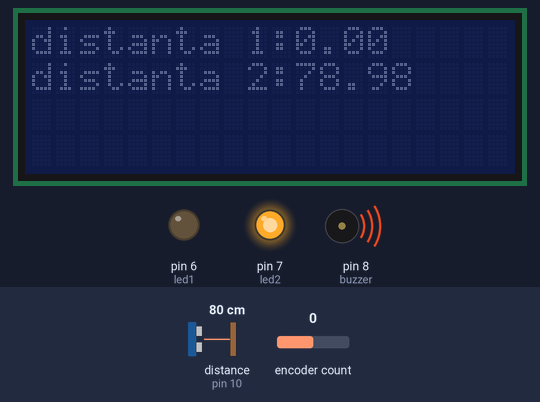
Bench run of a sketch on a simulated Arduino Uno, built with avr-gcc and run on an emulated ATmega328P. On the bench: 20×4 character LCD, output pins drawn as LEDs (lit = HIGH), buzzer (waves = sounding, pin HIGH). Wiring (inferred from the names in the program): ultrasonic range finder: trigger pin 9; echo pin 10. Inputs (shaded band) come from the test bench; at power-on: distance to the obstacle (sensor on pin 10) 80 cm, encoder count 0. The echo pulse lasts 58.3 µs per cm; pins used as bus, display or sensor lines are not drawn.

Above: at 1.2 s.
1.3 s: distance to the obstacle (sensor on pin 10) set to 2 cm
At 2.5 s:
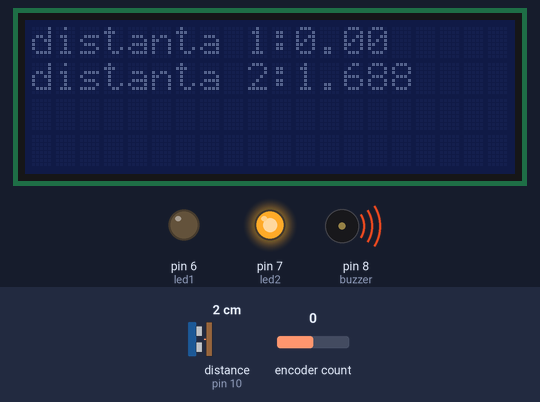
4.1 s: encoder count set to 1
At 5.1 s:
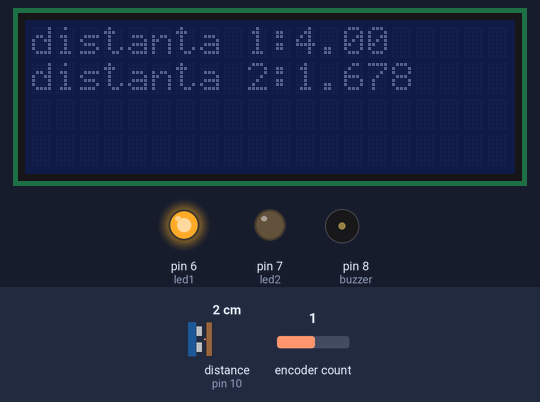
7.1 s: distance to the obstacle (sensor on pin 10) set to 4 cm
At 8.07 s:
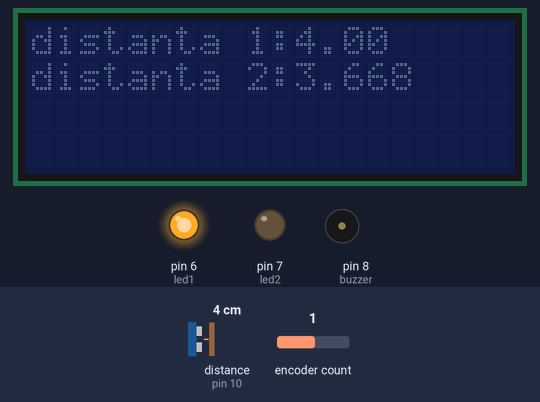
9.7 s: encoder count set to 2
At 10.9 s:
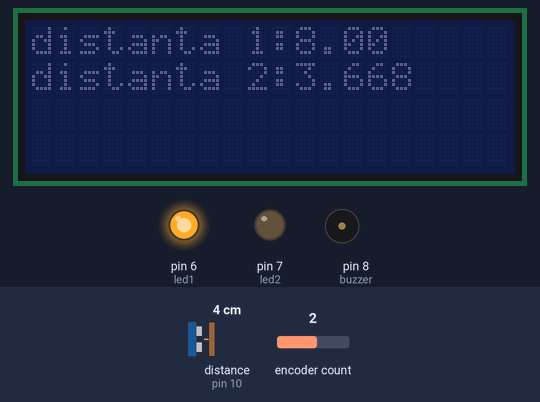
11.5 s: distance to the obstacle (sensor on pin 10) set to 7 cm
At 13.3 s:
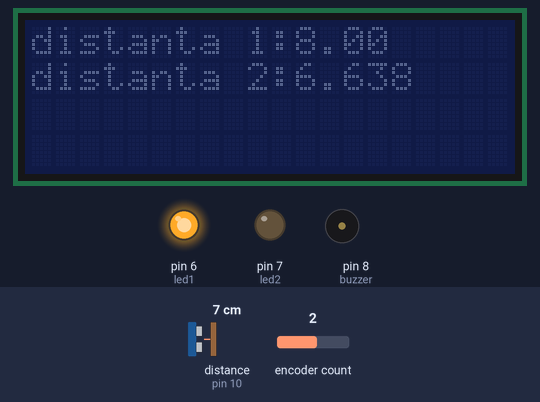
13.6 s: distance to the obstacle (sensor on pin 10) set to 10 cm
At 15.4 s:
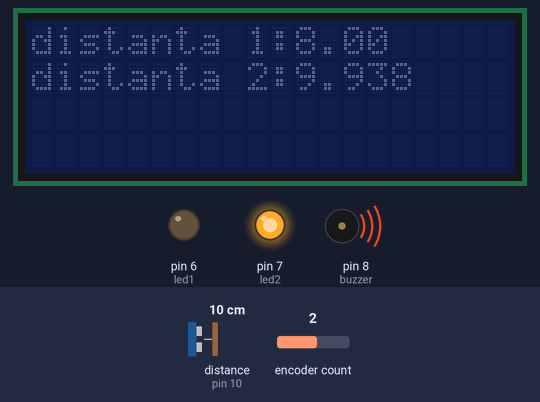
Timing chart, 0 to 16.9 s (numbered marks = the images above; inputs shaded):
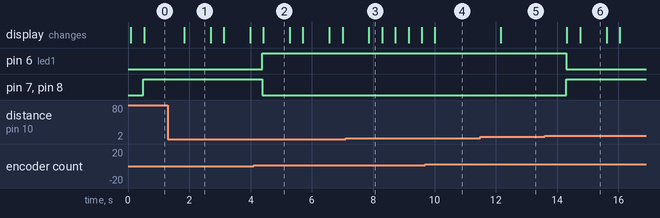

Measured:
- the behaviour switches between 8 and 9 cm on distance to the obstacle (sensor on pin 10) (found by bisection; images 5 and 6)
- after the input at 1.3 s, the display: changes after 0.53 s (image 1)
- after the input at 4.1 s, pin 6 (led1): LOW → HIGH after 0.29 s; pin 7 (led2), pin 8 (buzzer): HIGH → LOW after 0.29 s; the display: changes after 0.32 s (image 2)
- after the input at 7.1 s, the display: changes after 0.76 s (image 3)
- after the input at 9.7 s, the display: changes after 0.31 s (image 4)
- after the input at 11.5 s, the display: changes after 0.67 s (image 5)
- after the input at 13.6 s, pin 6 (led1): HIGH → LOW after 0.69 s; pin 7 (led2), pin 8 (buzzer): LOW → HIGH after 0.69 s; the display: first changes after 0.72 s (image 6 shows a later state)

The sketch:

OtgonGeorgeEs.ino
```cpp
#include <LiquidCrystal_I2C.h>//libraria ecranului lcd
#include <Encoder.h>//libraria encoderului
LiquidCrystal_I2C lcd(0x27,20,4);//setarile prestabilite a ecranului

//senzor
const int trigPin = 9;//introducem pinul trig in pinul digital 9 a placii Arduino
const int echoPin = 10;//introducem pinul Echo in pinul digital 10 a placii Arduino
double duration;//durata in care calatoreste ultrasunetul
double distance;//distanta calculata


//encoder
Encoder myEnc(2, 3);//Legam encoderul la pinurile digitale 2 si 3 ale placii
double distance_set=5;//distanta prestabilita de la care sa ne alerteze dispozitivul

//led
//Legam ledul la pinurile digitale 6 si 7 ale placii
int led1 = 6;
int led2 = 7;


//buzzer
int buzzer = 8;//Legam buzzerul la pinul digital 8 a placii

void setup() {
//senzor
pinMode(trigPin, OUTPUT);//trigPin emite sunetul, deci este output
pinMode(echoPin, INPUT); //echoPin ne da durata in care calatoreste ultrasunetul, deci este input

//led este output
pinMode(led1, OUTPUT);
pinMode(led2, OUTPUT);

//buzzer emite sunet, deci este output
pinMode(buzzer, OUTPUT);


//lcd
lcd.init();//initializam lcd-ul
//lcd.backlight();
}


void loop() {
//lcd //afisam pe randul 1 distanta setata de encoder
lcd.setCursor(0,0);
lcd.print("distanta 1:");
lcd.print(distance_set);
//afisam pe randul 2 distanta citita de senzor
lcd.setCursor(0,1);
lcd.print("distanta 2:");
lcd.print(distance);

//senzor// trigpin emite sunet,iar echopin ne returneaza durata calatoriei dus-intors a sunetului
digitalWrite(trigPin, LOW);
delayMicroseconds(2);
digitalWrite(trigPin, HIGH);
delayMicroseconds(10);
digitalWrite(trigPin, LOW);
duration = pulseIn(echoPin, HIGH);
distance= duration*0.034/2;//distanta=timp*viteza_sunetului(/2 deoarece echopin citeste dus-intors)
delay(400);

//encoder
double newPosition = myEnc.read();//Encoderul citeste constant daca a fost miscat
  if (newPosition != distance_set) {
    distance_set = newPosition;// daca a fost miscat schimbam valoarea distantei setate
  }

//led si buzzer
if(distance<=distance_set){//daca distanta citita de senzor este mai mica decat cea setata pe encoder
  digitalWrite(led1, HIGH);//ledul se face rosu
  digitalWrite(led2, LOW);
  digitalWrite(buzzer,LOW);//porneste buzzerul(buzzerul porneste cand este pe low)
}
else if(distance>distance_set){//daca distanta citita de senzor este mai mare decat cea setata pe encoder
  digitalWrite(buzzer,HIGH);//se opreste buzzerul(buzzerul porneste cand este pe low)
  digitalWrite(led2, HIGH);//ledul se face verde
  digitalWrite(led1, LOW);
}
}
```
